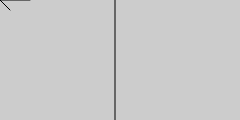
Frame 1 (no input)
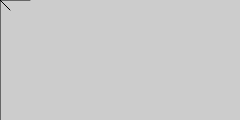
Frame 60 (no input)
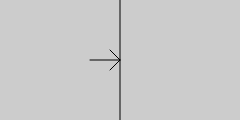
Frame 120 (the mouse pressed at the canvas centre since frame 60)

The p5.js sketch that drew these frames (run headless with seeded random() and noise() and a simulated clock; from frame 60 on, the mouse is pressed at the canvas centre):

// p5.js sketch
// ── sketch.js
var x;
var offset = 10;
var speed = 5;

function setup(){
  createCanvas(240, 120);
  x = width / 2;
}

function draw(){
  background(204);
  if (mouseX > x){
    x += speed;
    offset = -10;
  }
  if (mouseX < x){
    x -= speed;
    offset = 10;
  }

  line(x, 0, x, height);
  line(mouseX, mouseY, mouseX + offset, mouseY - 10);
  line(mouseX, mouseY, mouseX + offset, mouseY + 10);
  line(mouseX, mouseY, mouseX + offset * 3, mouseY);
}
